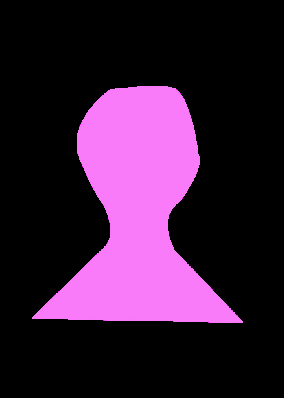
#> input picture python/照片换装/1.png, 284 x 398 px
$ python main1.py
#> lines starting #> are read from the running program, lines starting #| are printed output that depends on the picture; after the words box and inside, x2 and y2 are one past the last pixel; in counts of white or black regions, pixels touching at a corner belong together
from transform import four_point_transform
import numpy as np
import argparse
import cv2
import imutils

# ap = argparse.ArgumentParser()
# ap.add_argument('-i','--image',required=True,help="Path to image file")
#
# args = vars(ap.parse_args())

#flag: 获取了图像路径

image = cv2.imread('1.png')
#> image is the input picture: shape (398, 284, 3); mean B, G, R 55.7, 27.5, 55.7
ratio = image.shape[0] /500.0
#> ratio = 0.796
orig = image.copy()
image = imutils.resize(image,height=500)
#> image: shape (500, 356, 3)

gray = cv2.cvtColor(image,cv2.COLOR_BGR2GRAY) #灰度图像
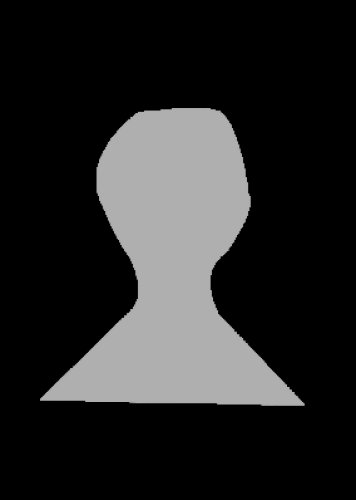
#> gray: shape (500, 356); min 0, max 180, mean 39.1
gray = cv2.GaussianBlur(gray,(5,5),0)          #高斯模糊
edged = cv2.Canny(gray,75,200)                  #边缘检测
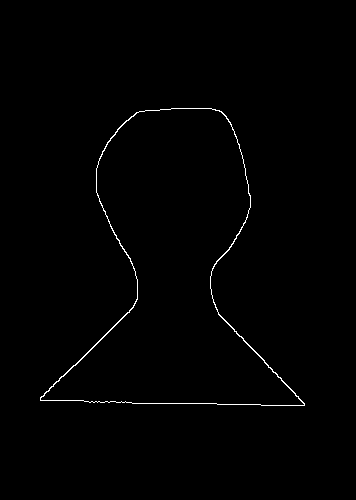
#> edged: shape (500, 356); 0.69% white in thin lines or dots, all inside (x1, y1, x2, y2) = (40, 108, 305, 406)

# 起点和终点的坐标
ptStart = (60, 60)
ptEnd = (260, 260)
point_color = (0, 255, 0) # BGR
thickness = 1
lineType = 4


for x in range(edged.shape[0]):
		for y in range(edged.shape[1]):
			px = edged[x,y]
			ptStart = (x, 60)
			ptEnd = (x, 260)
			#cv2.line(edged, ptStart, ptEnd, point_color, thickness, lineType)

# flag : Test1 = BLOCK
print("STEP 1 Edge Detection")
cv2.imshow("Image",image)
cv2.imshow("Edge",edged)
cv2.waitKey(0)
cv2.destroyAllWindows()

$ run again, with python/照片换装/2.png copied over python/照片换装/1.png
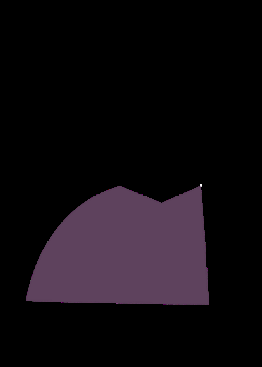
#> input picture python/照片换装/2.png, 262 x 367 px
#> image is the input picture: shape (367, 262, 3); mean B, G, R 16.7, 11.8, 16.9
#> image: shape (500, 356, 3)
#> `edged = cv2.Canny(gray,75,200)`:
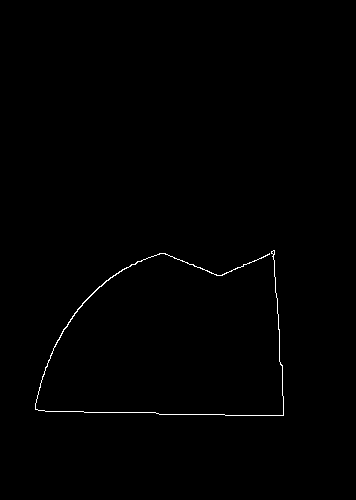
#> edged: shape (500, 356); 0.46% white in thin lines or dots, all inside (x1, y1, x2, y2) = (35, 250, 284, 416)
